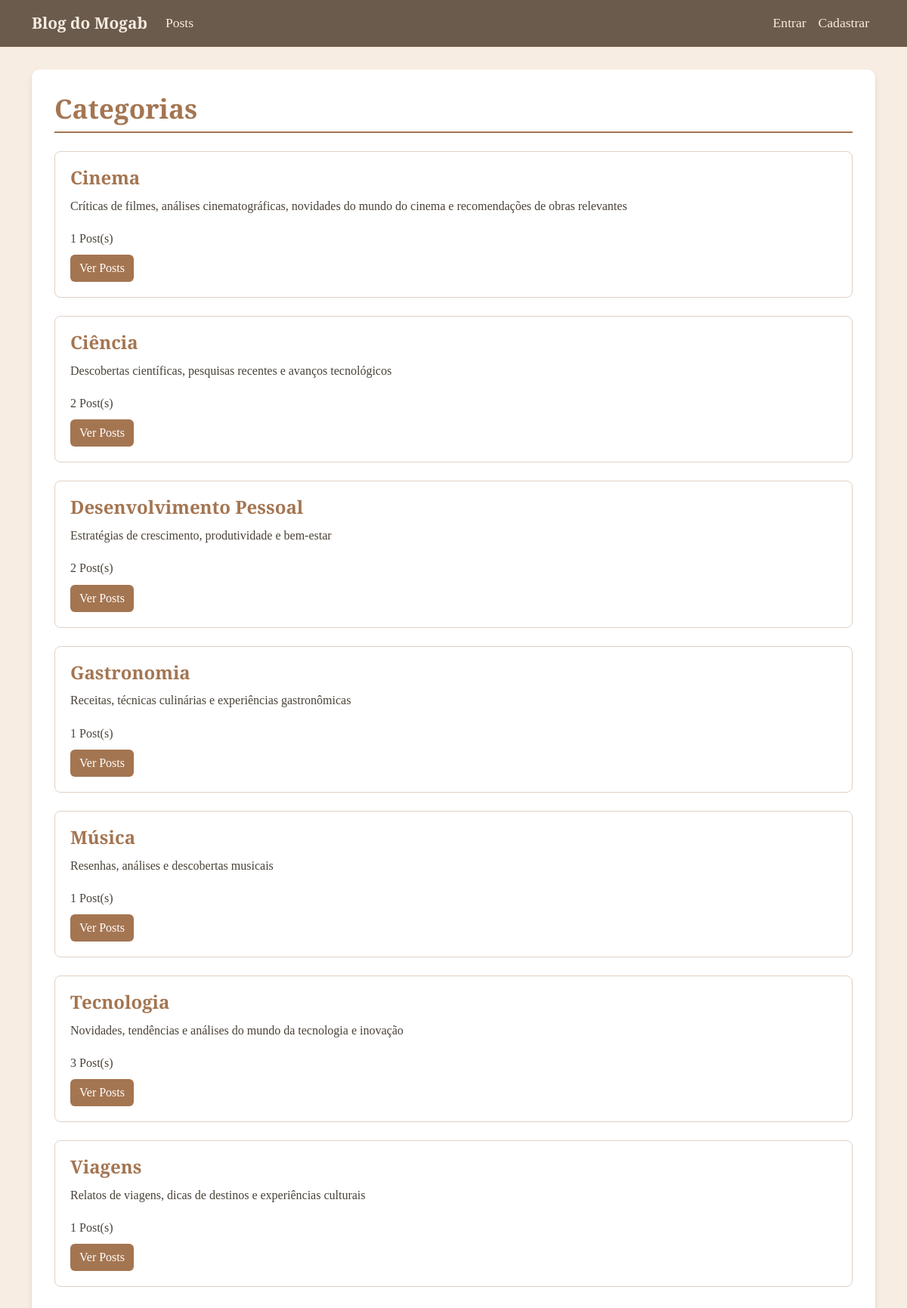
Page /categorias/ on the committed database.
### blog/models.py (models this page shows, shortened)
class Category(models.Model):
    nome = models.CharField(max_length=100, unique=True)
    descricao = models.TextField(blank=True)
    class Meta:
        verbose_name = 'Categoria'
        verbose_name_plural = 'Categorias'
        ordering = ['nome']

### blog/views.py (the view)
# urls.py: path('categorias/', ListaCategoriasView.as_view(), name='lista_categorias'),
class ListaCategoriasView(ListView):
    model = Category
    template_name = 'blog/lista_categorias.html'
    context_object_name = 'categorias'

### templates/blog/lista_categorias.html (shortened to what this page needs)
{% extends 'base/base.html' %}
{% block conteudo %}
    <h1 class="blog-title mb-4">Categorias</h1>
    <div class="row">
        {% for categoria in categorias %}
            <div class="col-md-12">
                <div class="blog-post-card mb-4">
                    <h2 class="h4" style="color: #A47551;"><strong>{{ categoria.nome }}</strong></h2>
                    <p class="categoria-descricao">
                        {{ categoria.descricao }}
                    </p>
                    <div class="categoria-info mb-2">
                        <span class="badge-vintage-count">
                            {{ categoria.posts.count }} Post(s)
                        </span>
                    </div>
                    <a href="{% url 'detalhe_categoria' categoria.pk %}" class="btn btn-vintage">
                        Ver Posts
                    </a>
                </div>
            </div>
        {% empty %}
            <p>Nenhuma categoria encontrada.</p>
        {% endfor %}
    </div>
{% endblock %}

### static/css/vintage.css (style rules this page uses)
body { font-family: 'Merriweather', serif; background-color: #F7EDE2; color: #4A4238; line-height: 1.7; font-size: 16px; }
.blog-post-card { background-color: #FFFFFF; border: 1px solid #E2D1C3; border-radius: 8px; margin-bottom: 20px; padding: 20px; transition: all 0.3s ease; }
.blog-title { color: #A47551; font-weight: 700; border-bottom: 2px solid #A47551; padding-bottom: 10px; font-size: 2.2rem; }
.btn-vintage { background-color: #A47551; color: #FFFFFF; border: none; transition: all 0.3s ease; }

### rows in the picture
Category: nome "Cinema", descricao "Críticas de filmes, análises cinematográficas, novidades do mundo do cinema e recomendações de obras relevantes", posts.count "1"
Category: nome "Ciência", descricao "Descobertas científicas, pesquisas recentes e avanços tecnológicos", posts.count "2"
Category: nome "Desenvolvimento Pessoal", descricao "Estratégias de crescimento, produtividade e bem-estar", posts.count "2"
Category: nome "Gastronomia", descricao "Receitas, técnicas culinárias e experiências gastronômicas", posts.count "1"
Category: nome "Música", descricao "Resenhas, análises e descobertas musicais", posts.count "1"
Category: nome "Tecnologia", descricao "Novidades, tendências e análises do mundo da tecnologia e inovação", posts.count "3"
Category: nome "Viagens", descricao "Relatos de viagens, dicas de destinos e experiências culturais", posts.count "1"
